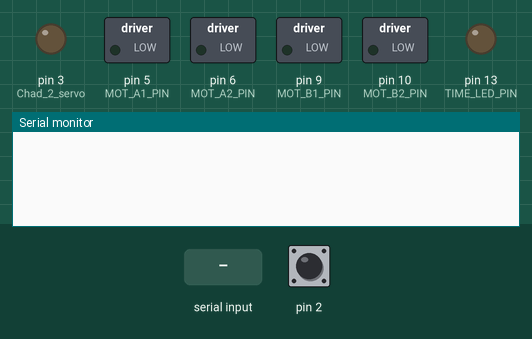
Simulated run of this sketch. Board: Arduino Uno, built with avr-gcc and run on an emulated ATmega328P. On the bench: switched loads named in the sketch (green lamp = pin HIGH), output pins drawn as LEDs (lit = HIGH), the last lines printed to the serial monitor. The inputs (shaded band) are chosen by the test bench; at power-on: pin 2 HIGH.

Above: at 1.2 s.
1.3 s: "R" received over the second serial link
At 1.6 s:
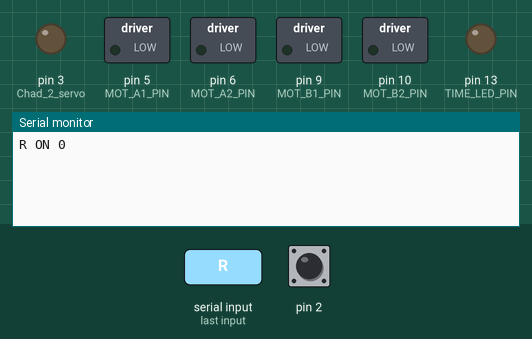
2.8 s: "L" received over the second serial link
At 4.0 s:
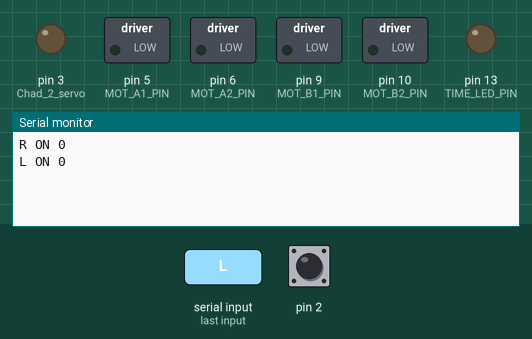
4.3 s: "B" received over the second serial link
At 5.1 s:
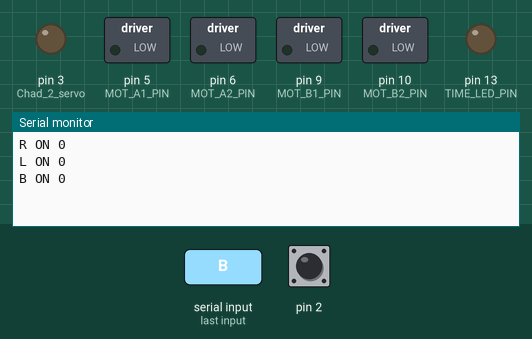

Measured:
- after the input at 1.3 s, the serial monitor: prints a new line at once (image 1)
- after the input at 2.8 s, the serial monitor: prints a new line at once (image 2)
- after the input at 4.3 s, the serial monitor: prints a new line at once (image 3)

The sketch:

Chad_1.ino
```cpp
// Central Arduino On Robot

// keep track of the timing of recent interrupts
unsigned long trigger_time = 0;
unsigned long last_trigger_time = 0;

// Time up LED
#define TIME_LED_PIN 13
unsigned long duration = 120000;

// DC Motors
#define MOT_A1_PIN 5
#define MOT_A2_PIN 6
#define MOT_B1_PIN 9
#define MOT_B2_PIN 10

// sends signal to Chad_2 to control servo
#define Chad_2_servo 3

// Bluetooth Serial
#include <SoftwareSerial.h>
SoftwareSerial btSerial(11, 12); // RX, TX

void setup() {
  // init stepper driver control pins to output drive mode
  pinMode(MOT_A1_PIN, OUTPUT);
  pinMode(MOT_A2_PIN, OUTPUT);
  pinMode(MOT_B1_PIN, OUTPUT);
  pinMode(MOT_B2_PIN, OUTPUT);

  // signal to Chad 2
  pinMode(Chad_2_servo, OUTPUT);

  // init with drivers off, motors coasting
  digitalWrite(MOT_A1_PIN, LOW);
  digitalWrite(MOT_A2_PIN, LOW);
  digitalWrite(MOT_B1_PIN, LOW);
  digitalWrite(MOT_B2_PIN, LOW);

  // init servo off
  digitalWrite(Chad_2_servo, LOW);

  // init serial
  Serial.begin(115200);
  while (!Serial);
  // bluetooth serial
  btSerial.begin(115200);
  btSerial.print("hello from chad 1");

  //Timer LED
  pinMode(TIME_LED_PIN , OUTPUT);

  // 0 (pin 2) connected to output from rgb sensor
  // jump to red function on falling edge
  attachInterrupt(0, red, FALLING);
}

void loop() {
  if (btSerial.available()) {
    String data = "";
    // read 1 char at a time
    while (btSerial.available()) {
      char j = btSerial.read();
      data += j;
    }

    String subDataFront = data.substring(0,1);
    String subDataBack = data.substring(1);
    int data2 = subDataBack.toInt();

    if ( abs(data2) < 256 ) {
      // check left or right wheel
      if (subDataFront == "R") {
        set_motor_pwm(data2, MOT_B1_PIN, MOT_B2_PIN);
      }
      else if (subDataFront == "L") {
        set_motor_pwm(data2, MOT_A1_PIN, MOT_A2_PIN);
      }

      // if button, send to Chad 2 to toggle servo
      else if (subDataFront == "B") {
        digitalWrite(Chad_2_servo, HIGH);
        digitalWrite(Chad_2_servo, LOW);
      }

      // LOG
      Serial.print(subDataFront + " ON ");
      Serial.println(data2);
      btSerial.print(subDataFront + " ON ");
      btSerial.println(data2);

      // flush
      btSerial.flush();
    }
    // flush?
    btSerial.flush();
  }
  if(millis() > duration){
    digitalWrite(TIME_LED_PIN, HIGH);
  }
}

// UTILS ==========================
void set_motor_pwm(int pwm, int IN1_PIN, int IN2_PIN) {
  if (pwm >= 0) {
    digitalWrite(IN1_PIN, LOW);
    analogWrite(IN2_PIN, pwm);
  }
  // reverse
  else {
    analogWrite(IN1_PIN, -pwm);
    digitalWrite(IN2_PIN, LOW);
  }
}

void red(){
  trigger_time = millis();
  if (trigger_time - last_trigger_time > 1000){
     digitalWrite(Chad_2_servo, HIGH);
     digitalWrite(Chad_2_servo, LOW);
    /*set_motor_pwm(0, MOT_B1_PIN, MOT_B2_PIN);
    set_motor_pwm(0, MOT_A1_PIN, MOT_A2_PIN);
    delay(250);
    btSerial.flush();
    last_trigger_time = trigger_time;*/
  }
}
```
